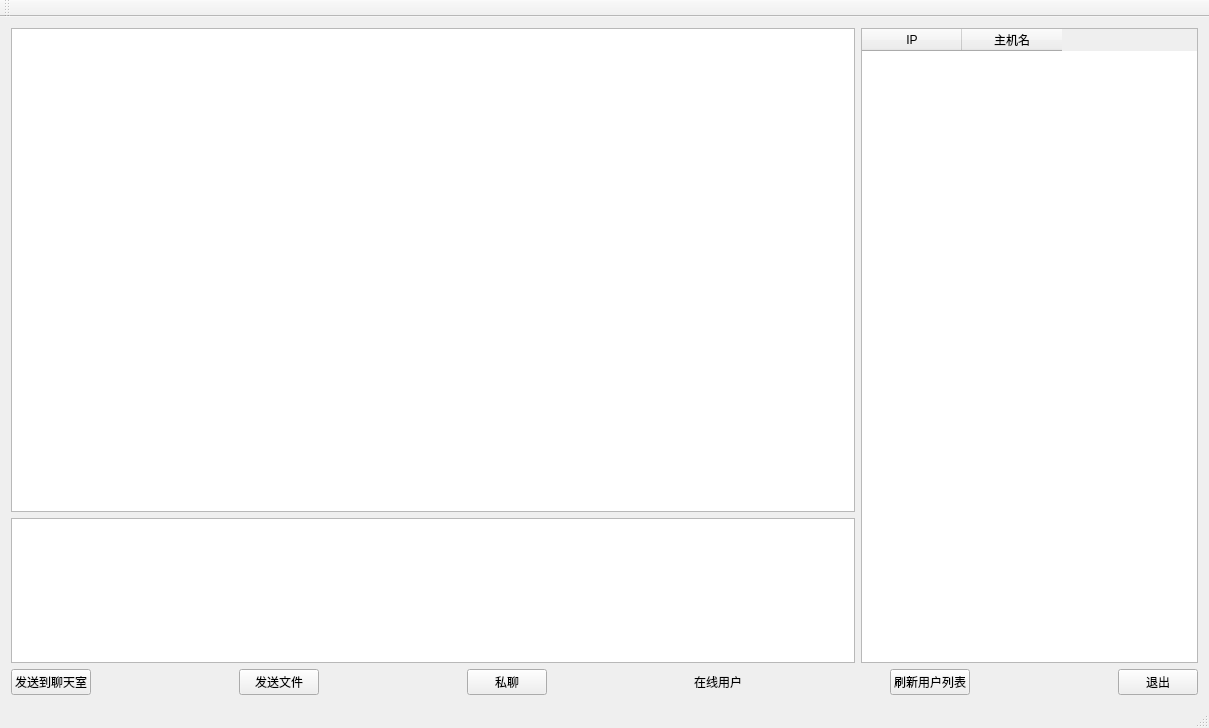
<?xml version="1.0" encoding="UTF-8"?>
<ui version="4.0">
 <class>MainWindow</class>
 <widget class="QMainWindow" name="MainWindow">
  <property name="geometry">
   <rect>
    <x>0</x>
    <y>0</y>
    <width>1209</width>
    <height>728</height>
   </rect>
  </property>
  <property name="baseSize">
   <size>
    <width>800</width>
    <height>450</height>
   </size>
  </property>
  <property name="windowTitle">
   <string>MainWindow</string>
  </property>
  <widget class="QWidget" name="centralWidget">
   <layout class="QVBoxLayout" name="verticalLayout_2">
    <item>
     <layout class="QHBoxLayout" name="horizontalLayout_2" stretch="10,4">
      <item>
       <layout class="QVBoxLayout" name="verticalLayout" stretch="10,3">
        <item>
         <widget class="QTextBrowser" name="messageBrowser">
          <property name="html">
           <string>&lt;!DOCTYPE HTML PUBLIC &quot;-//W3C//DTD HTML 4.0//EN&quot; &quot;http://www.w3.org/TR/REC-html40/strict.dtd&quot;&gt;
&lt;html&gt;&lt;head&gt;&lt;meta name=&quot;qrichtext&quot; content=&quot;1&quot; /&gt;&lt;style type=&quot;text/css&quot;&gt;
p, li { white-space: pre-wrap; }
&lt;/style&gt;&lt;/head&gt;&lt;body style=&quot; font-family:'SimSun'; font-size:9pt; font-weight:400; font-style:normal;&quot;&gt;
&lt;p style=&quot;-qt-paragraph-type:empty; margin-top:0px; margin-bottom:0px; margin-left:0px; margin-right:0px; -qt-block-indent:0; text-indent:0px;&quot;&gt;&lt;br /&gt;&lt;/p&gt;&lt;/body&gt;&lt;/html&gt;</string>
          </property>
         </widget>
        </item>
        <item>
         <widget class="QTextEdit" name="messageTextEdit"/>
        </item>
       </layout>
      </item>
      <item>
       <widget class="QTableWidget" name="userTableWidget">
        <property name="editTriggers">
         <set>QAbstractItemView::NoEditTriggers</set>
        </property>
        <property name="selectionMode">
         <enum>QAbstractItemView::SingleSelection</enum>
        </property>
        <property name="selectionBehavior">
         <enum>QAbstractItemView::SelectRows</enum>
        </property>
        <property name="showGrid">
         <bool>false</bool>
        </property>
        <column>
         <property name="text">
          <string>IP</string>
         </property>
         <property name="textAlignment">
          <set>AlignHCenter|AlignVCenter|AlignCenter</set>
         </property>
        </column>
        <column>
         <property name="text">
          <string>主机名</string>
         </property>
         <property name="textAlignment">
          <set>AlignHCenter|AlignVCenter|AlignCenter</set>
         </property>
        </column>
       </widget>
      </item>
     </layout>
    </item>
    <item>
     <layout class="QHBoxLayout" name="horizontalLayout">
      <item>
       <widget class="QPushButton" name="sendButton">
        <property name="text">
         <string>发送到聊天室</string>
        </property>
       </widget>
      </item>
      <item>
       <spacer name="horizontalSpacer_3">
        <property name="orientation">
         <enum>Qt::Horizontal</enum>
        </property>
        <property name="sizeHint" stdset="0">
         <size>
          <width>40</width>
          <height>20</height>
         </size>
        </property>
       </spacer>
      </item>
      <item>
       <widget class="QPushButton" name="sendFileBtn">
        <property name="text">
         <string>发送文件</string>
        </property>
       </widget>
      </item>
      <item>
       <spacer name="horizontalSpacer_4">
        <property name="orientation">
         <enum>Qt::Horizontal</enum>
        </property>
        <property name="sizeHint" stdset="0">
         <size>
          <width>40</width>
          <height>20</height>
         </size>
        </property>
       </spacer>
      </item>
      <item>
       <widget class="QPushButton" name="xChat">
        <property name="text">
         <string>私聊</string>
        </property>
       </widget>
      </item>
      <item>
       <spacer name="horizontalSpacer">
        <property name="orientation">
         <enum>Qt::Horizontal</enum>
        </property>
        <property name="sizeHint" stdset="0">
         <size>
          <width>40</width>
          <height>20</height>
         </size>
        </property>
       </spacer>
      </item>
      <item>
       <widget class="QLabel" name="userNumLabel">
        <property name="text">
         <string>在线用户</string>
        </property>
       </widget>
      </item>
      <item>
       <spacer name="horizontalSpacer_5">
        <property name="orientation">
         <enum>Qt::Horizontal</enum>
        </property>
        <property name="sizeHint" stdset="0">
         <size>
          <width>40</width>
          <height>20</height>
         </size>
        </property>
       </spacer>
      </item>
      <item>
       <widget class="QPushButton" name="refButton">
        <property name="text">
         <string>刷新用户列表</string>
        </property>
       </widget>
      </item>
      <item>
       <spacer name="horizontalSpacer_2">
        <property name="orientation">
         <enum>Qt::Horizontal</enum>
        </property>
        <property name="sizeHint" stdset="0">
         <size>
          <width>40</width>
          <height>20</height>
         </size>
        </property>
       </spacer>
      </item>
      <item>
       <widget class="QPushButton" name="exitButton">
        <property name="text">
         <string>退出</string>
        </property>
       </widget>
      </item>
     </layout>
    </item>
   </layout>
  </widget>
  <widget class="QMenuBar" name="menuBar">
   <property name="geometry">
    <rect>
     <x>0</x>
     <y>0</y>
     <width>1209</width>
     <height>23</height>
    </rect>
   </property>
  </widget>
  <widget class="QToolBar" name="mainToolBar">
   <attribute name="toolBarArea">
    <enum>TopToolBarArea</enum>
   </attribute>
   <attribute name="toolBarBreak">
    <bool>false</bool>
   </attribute>
  </widget>
  <widget class="QStatusBar" name="statusBar"/>
 </widget>
 <layoutdefault spacing="6" margin="11"/>
 <resources/>
 <connections/>
</ui>
